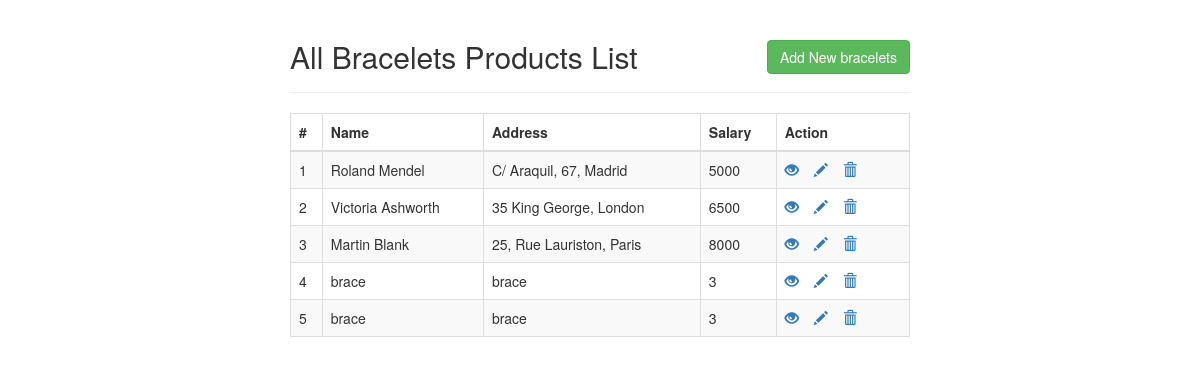
Screenshot of /products/bracelets/view-bracelets-list.php (signed in) with the database file from the repository.
### tables this page shows
CREATE TABLE `bracelets` (
  `id` int(11) NOT NULL,
  `name` varchar(100) NOT NULL,
  `address` varchar(255) NOT NULL,
  `salary` int(10) NOT NULL
);

### products/bracelets/view-bracelets-list.php (the view, shortened to what this page needs)
<!DOCTYPE html>
<html lang="en">
<head>
    <link rel="stylesheet" href="https://maxcdn.bootstrapcdn.com/bootstrap/3.3.7/css/bootstrap.css">
</head>
<body>
    <div class="wrapper">
        <div class="container-fluid">
            <div class="row">
                <div class="col-md-12">
                    <div class="page-header clearfix">
                        <h2 class="pull-left">All Bracelets Products List</h2>
                        <a href="create.php" class="btn btn-success pull-right">Add New bracelets</a>
                    </div>
                    <?php
                    require_once "../../config.php";
                    $sql = "SELECT * FROM bracelets";
                    if($result = mysqli_query($link, $sql)){
                        if(mysqli_num_rows($result) > 0){
                            echo "<table class='table table-bordered table-striped'>";
                                echo "<thead>";
                                    echo "<tr>";
                                        echo "<th>#</th>";
                                        echo "<th>Name</th>";
                                        echo "<th>Address</th>";
                                        echo "<th>Salary</th>";
                                        echo "<th>Action</th>";
                                    echo "</tr>";
                                echo "</thead>";
                                echo "<tbody>";
                                while($row = mysqli_fetch_array($result)){
                                    echo "<tr>";
                                        echo "<td>" . $row['id'] . "</td>";
                                        echo "<td>" . $row['name'] . "</td>";
                                        echo "<td>" . $row['address'] . "</td>";
                                        echo "<td>" . $row['salary'] . "</td>";
                                        echo "<td>";
                                            echo "<a href='read.php?id=". $row['id'] ."' title='View Record' data-toggle='tooltip'><span class='glyphicon glyphicon-eye-open'></span></a>";
                                            echo "<a href='update.php?id=". $row['id'] ."' title='Update Record' data-toggle='tooltip'><span class='glyphicon glyphicon-pencil'></span></a>";
                                            echo "<a href='delete.php?id=". $row['id'] ."' title='Delete Record' data-toggle='tooltip'><span class='glyphicon glyphicon-trash'></span></a>";
                                        echo "</td>";
                                    echo "</tr>";
                                }
                                echo "</tbody>";
                            echo "</table>";
                        } else{
                            echo "<p class='lead'><em>No records were found.</em></p>";
                        }
                    } else{
                        echo "ERROR: Could not able to execute $sql. " . mysqli_error($link);
                    }
                    ?>
                </div>
            </div>
        </div>
    </div>
</body>
</html>

### products/bracelets/view-bracelets-list.php (style rules this page uses)
.wrapper { width: 650px; margin: 0 auto; }
.page-header h2 { margin-top: 0; }
table tr td:last-child a { margin-right: 15px; }

### rows the page displays
bracelets: id "1", name "Roland Mendel", address "C/ Araquil, 67, Madrid", salary "5000"
bracelets: id "2", name "Victoria Ashworth", address "35 King George, London", salary "6500"
bracelets: id "3", name "Martin Blank", address "25, Rue Lauriston, Paris", salary "8000"
bracelets: id "4", name "brace", address "brace", salary "3"
bracelets: id "5", name "brace", address "brace", salary "3"
